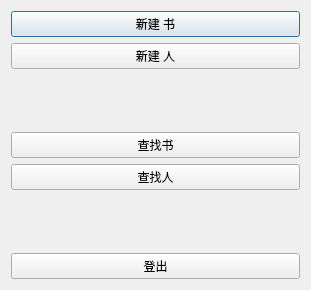
<?xml version="1.0" encoding="UTF-8"?>
<ui version="4.0">
 <class>DAdmin</class>
 <widget class="QDialog" name="DAdmin">
  <property name="geometry">
   <rect>
    <x>0</x>
    <y>0</y>
    <width>311</width>
    <height>290</height>
   </rect>
  </property>
  <property name="windowTitle">
   <string>管理员界面</string>
  </property>
  <layout class="QGridLayout" name="gridLayout">
   <item row="0" column="1">
    <layout class="QVBoxLayout" name="verticalLayout">
     <property name="spacing">
      <number>6</number>
     </property>
     <item>
      <widget class="QPushButton" name="pushButton_NewBook">
       <property name="text">
        <string>新建 书</string>
       </property>
      </widget>
     </item>
     <item>
      <widget class="QPushButton" name="pushButton_NewPerson">
       <property name="text">
        <string>新建 人</string>
       </property>
      </widget>
     </item>
     <item>
      <spacer name="verticalSpacer">
       <property name="orientation">
        <enum>Qt::Vertical</enum>
       </property>
       <property name="sizeHint" stdset="0">
        <size>
         <width>20</width>
         <height>40</height>
        </size>
       </property>
      </spacer>
     </item>
     <item>
      <widget class="QPushButton" name="pushButton_FindBook">
       <property name="text">
        <string>查找书</string>
       </property>
      </widget>
     </item>
     <item>
      <widget class="QPushButton" name="pushButton_FindPerson">
       <property name="text">
        <string>查找人</string>
       </property>
      </widget>
     </item>
     <item>
      <spacer name="verticalSpacer_2">
       <property name="orientation">
        <enum>Qt::Vertical</enum>
       </property>
       <property name="sizeHint" stdset="0">
        <size>
         <width>20</width>
         <height>40</height>
        </size>
       </property>
      </spacer>
     </item>
     <item>
      <widget class="QPushButton" name="pushButton_Logout">
       <property name="text">
        <string>登出</string>
       </property>
      </widget>
     </item>
    </layout>
   </item>
  </layout>
 </widget>
 <resources/>
 <connections/>
</ui>
